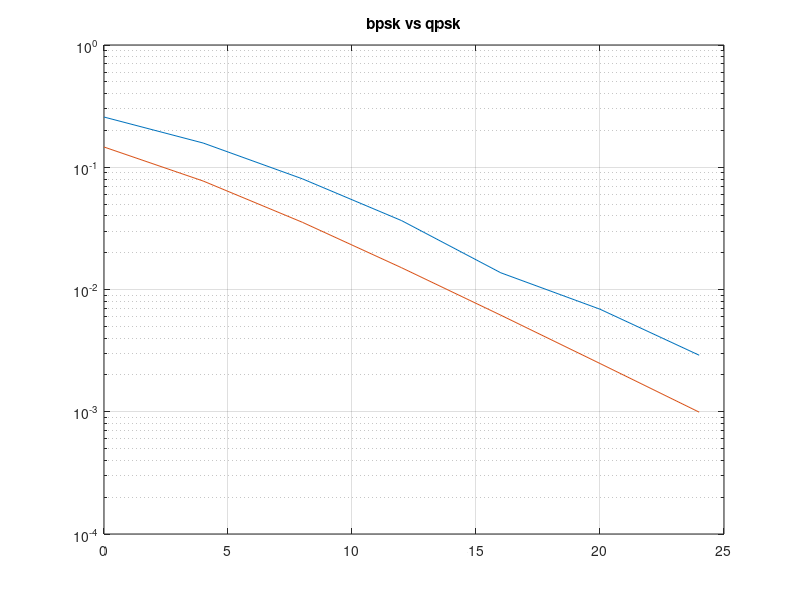

The MATLAB script that drew this image:
clc;
clear all;
close all;

N= 10000;

% r =[0 0 0 1 1 0 1 1];
% N = length(r);
r = randi([0,1],1,N);
k =1;
for i=1:2:N                     %converted to bpsk
    
        if((r(i)==0)&&(r(i+1)==0)) 
            r1(k) = 1+1j;
        
        elseif((r(i)==0)&&(r(i+1)==1))
            r1(k) = -1+1j;
        
        elseif((r(i)==1)&&(r(i+1)==0)) 
            r1(k) = -1-1j;
        
        elseif((r(i)==1)&&(r(i+1)==1)) 
            r1(k) = 1-1j;
           
        end
    k = k+1;

end
h = (randn(1,N/2) + 1i*randn(1,N/2))*sqrt(1/2);  %h complex random ; ray light faded channel
n = randn(1,N/2)+j*randn(1,N/2);


snr_db = 0:4:24;     
kk=1;% snr in db

for k = 1: length(snr_db)
    
snr_linear(k) = 10.^(snr_db(k)/10);           % converted snr to linear
sigma(k) = 1./(snr_linear(k)).^(1/2);                % find sigma

y = h.*r1+ sigma(k).*n;                 % find y = bpsk_signal + sigma*noise
y1 = y./h;

% convert y sequence into bpsk take threshold value = 0
% z is your constructed signal
% y1 is output signal with noise
for j=1:N/2
    a=real(y1(j));
    b = imag(y1(j));
   if((a>=0)&&(b>=0)) 
            z(2*j-1)=0;
            z(2*j)=0;
            
   elseif((a<0)&&(b>=0)) 
            z(2*j-1)=0;
            z(2*j)=1;
            
   elseif((a<0)&&(b<0)) 
            z(2*j-1)=1;
            z(2*j)=0;
            
   elseif((a>=0)&&(b<0)) 
            z(2*j-1)=1;
            z(2*j)=1;
   end
end

% check bit by bit that r and z is same or not

ber_th(k) = (1/2)*(1-(snr_linear(k)/(1+snr_linear(k))).^(1/2));

% check bit by bit that r and z is same or not

count_error(k)=0;
for jj=1:N
    if(r(jj)~=z(jj))
        count_error(k)=count_error(k)+1;
%     else
%         count_error;
    end
end
end

ber_prac  = count_error./N;
semilogy(snr_db,ber_prac);
grid on;
hold on;
semilogy(snr_db,ber_th);
title("bpsk vs qpsk");
